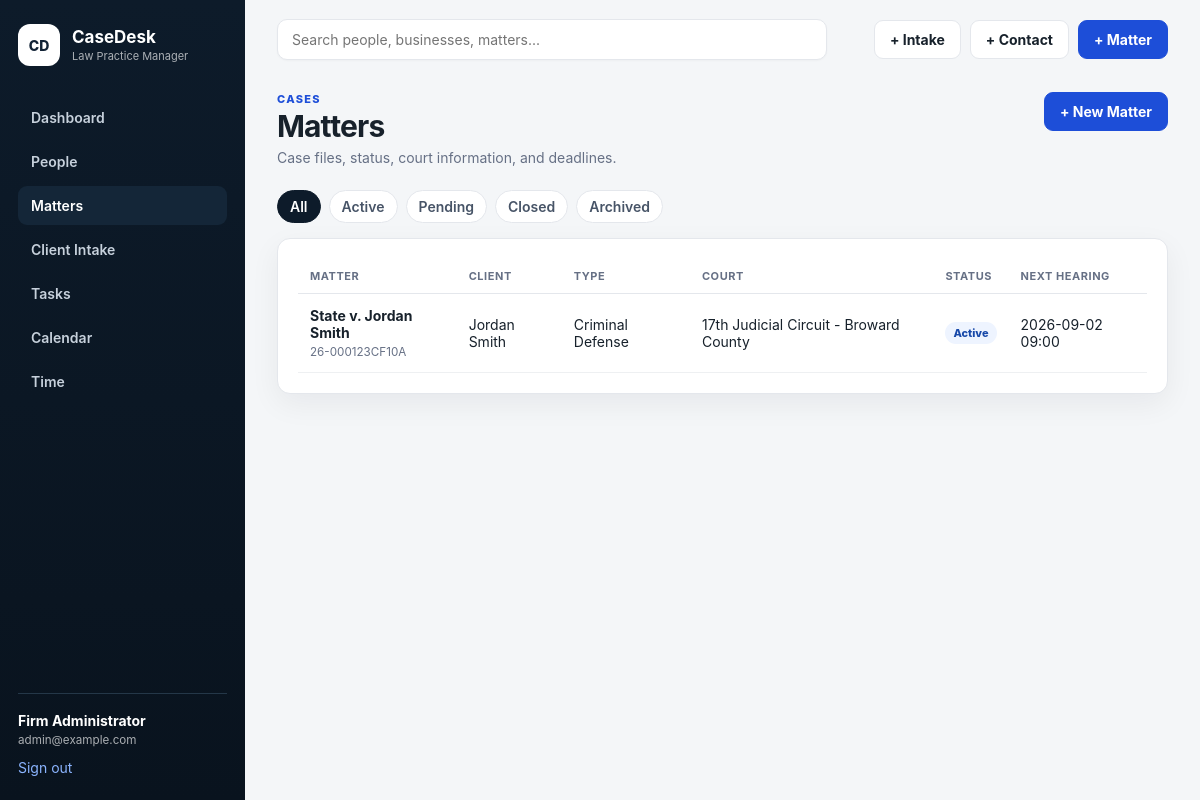
/matters (signed in), run on an earlier commit of the app's database.
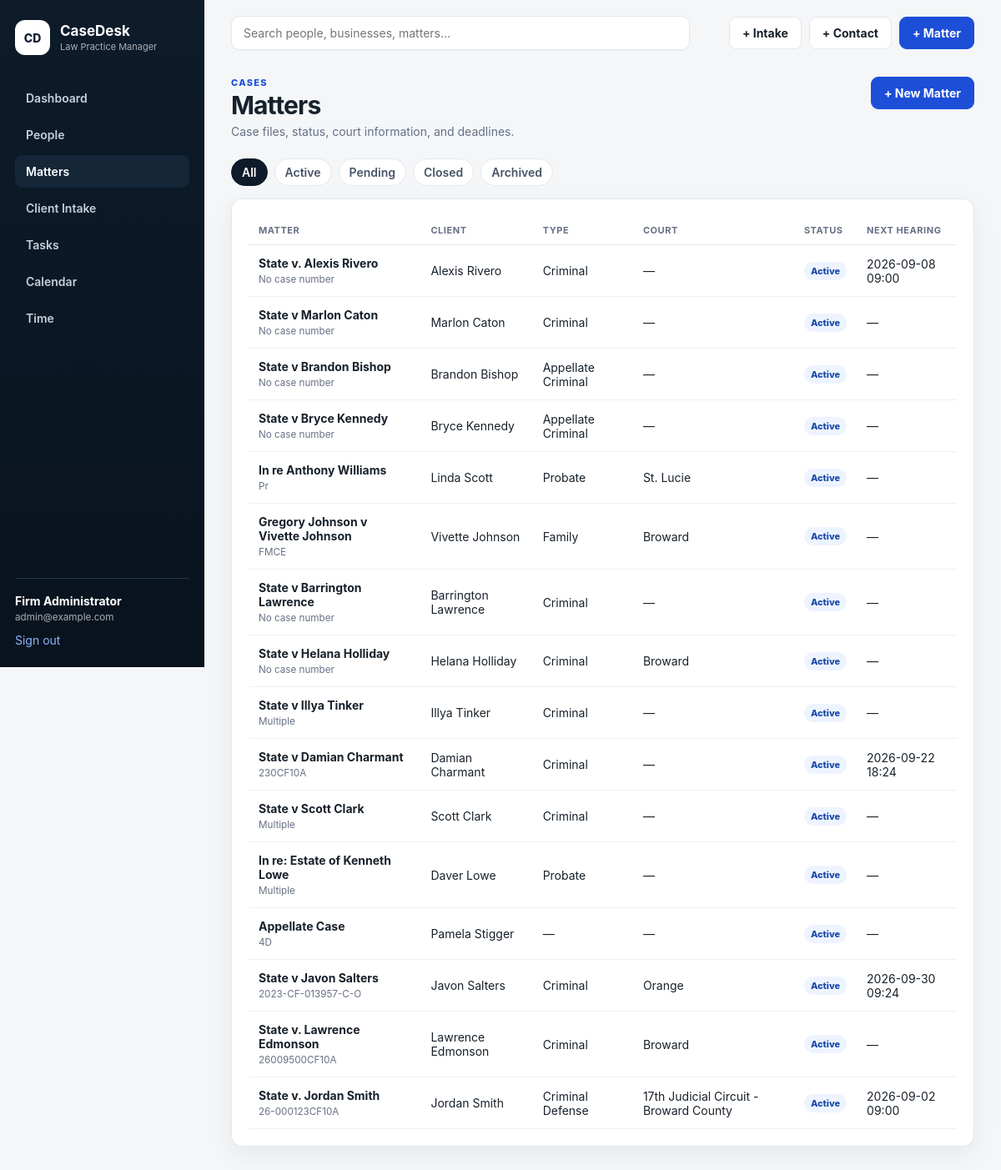
And on a later commit of the database.
### tables this page shows
CREATE TABLE users (
    id INTEGER PRIMARY KEY AUTOINCREMENT,
    name TEXT NOT NULL,
    email TEXT NOT NULL UNIQUE,
    password_hash TEXT NOT NULL,
    created_at TEXT NOT NULL DEFAULT CURRENT_TIMESTAMP
);

CREATE TABLE matters (
    id INTEGER PRIMARY KEY AUTOINCREMENT,
    client_id INTEGER NOT NULL,
    case_number TEXT,
    title TEXT NOT NULL,
    matter_type TEXT,
    court TEXT,
    judge TEXT,
    opposing_counsel TEXT,
    status TEXT NOT NULL DEFAULT 'Active'
        CHECK(status IN ('Active','Pending','Closed','Archived')),
    opened_date TEXT,
    next_hearing TEXT,
    description TEXT,
    created_at TEXT NOT NULL DEFAULT CURRENT_TIMESTAMP,
    updated_at TEXT NOT NULL DEFAULT CURRENT_TIMESTAMP,
    FOREIGN KEY(client_id) REFERENCES clients(id) ON DELETE RESTRICT
);

### app.py (the view)
@app.get("/matters")
@login_required
def matters():
    status = request.args.get("status", "").strip()
    db = get_db()
    sql = """SELECT m.*, CASE WHEN p.person_type='Business' THEN p.organization_name
                               ELSE p.first_name || ' ' || p.last_name END AS client_name
             FROM matters m JOIN persons p ON p.client_id=m.client_id"""
    params = []
    if status:
        sql += " WHERE m.status=?"
        params.append(status)
    sql += " ORDER BY CASE m.status WHEN 'Active' THEN 1 ELSE 2 END, m.updated_at DESC"
    rows = db.execute(sql, params).fetchall()
    return render_template("matters.html", matters=rows, selected_status=status)

### app.py (called while the page is built)
def get_db():
    if "db" not in g:
        g.db = sqlite3.connect(app.config["DATABASE"])
        g.db.row_factory = sqlite3.Row
        g.db.execute("PRAGMA foreign_keys = ON")
    return g.db

def csrf_token():
    token = session.get("_csrf_token")
    if not token:
        token = secrets.token_urlsafe(32)
        session["_csrf_token"] = token
    return token

def csrf_field():
    return f'<input type="hidden" name="_csrf_token" value="{csrf_token()}">'

@app.context_processor
def inject_helpers():
    return {
        "csrf_field": csrf_field,
        "today": date.today().isoformat(),
    }

@app.before_request
def csrf_protect():
    if request.method == "POST":
        expected = session.get("_csrf_token")
        supplied = request.form.get("_csrf_token")
        if not expected or not supplied or not secrets.compare_digest(expected, supplied):
            abort(400, description="Invalid CSRF token.")

def login_required(view):
    @wraps(view)
    def wrapped_view(**kwargs):
        if "user_id" not in session:
            return redirect(url_for("login", next=request.path))
        return view(**kwargs)
    return wrapped_view

@app.before_request
def load_logged_in_user():
    g.user = None
    if "user_id" in session:
        g.user = get_db().execute(
            "SELECT id, name, email FROM users WHERE id = ?",
            (session["user_id"],)
        ).fetchone()

### templates/matters.html (shortened to what this page needs)
{% extends "base.html" %}
{% block content %}
<div class="page-head"><div><p class="eyebrow">CASES</p><h1>Matters</h1><p class="muted">Case files, status, court information, and deadlines.</p></div><a class="button" href="{{ url_for('matter_new') }}">+ New Matter</a></div>
<div class="filters">
  <a class="{{ 'selected' if not selected_status else '' }}" href="{{ url_for('matters') }}">All</a>
  {% for s in ['Active','Pending','Closed','Archived'] %}<a class="{{ 'selected' if selected_status==s else '' }}" href="{{ url_for('matters', status=s) }}">{{ s }}</a>{% endfor %}
</div>
<section class="card">
<div class="table-wrap"><table>
<thead><tr><th>Matter</th><th>Client</th><th>Type</th><th>Court</th><th>Status</th><th>Next Hearing</th></tr></thead>
<tbody>
{% for matter in matters %}
<tr>
  <td><a class="strong-link" href="{{ url_for('matter_detail', matter_id=matter.id) }}">{{ matter.title }}</a><small>{{ matter.case_number or 'No case number' }}</small></td>
  <td>{{ matter.client_name }}</td><td>{{ matter.matter_type or '—' }}</td><td>{{ matter.court or '—' }}</td><td><span class="badge status">{{ matter.status }}</span></td><td>{{ matter.next_hearing.replace('T',' ') if matter.next_hearing else '—' }}</td>
</tr>
{% else %}<tr><td colspan="6" class="empty">No matters found.</td></tr>{% endfor %}
</tbody></table></div>
</section>
{% endblock %}

### templates/base.html (shortened to what this page needs)
<!doctype html>
<html lang="en">
<head>
  <link rel="stylesheet" href="{{ url_for('static', filename='styles.css') }}">
</head>
<body>
{% if g.user %}
<div class="app-shell">
  <aside class="sidebar">
    <a class="brand" href="{{ url_for('dashboard') }}">
      <span class="brand-mark">CD</span>
      <span><strong>CaseDesk</strong><small>Law Practice Manager</small></span>
    </a>
    <nav>
      <a class="{{ 'active' if request.endpoint=='dashboard' else '' }}" href="{{ url_for('dashboard') }}">Dashboard</a>
      <a class="{{ 'active' if request.endpoint in ['people','person_new','person_detail','person_edit'] else '' }}" href="{{ url_for('people') }}">People</a>
      <a class="{{ 'active' if request.endpoint in ['matters','matter_new','matter_detail','matter_edit'] else '' }}" href="{{ url_for('matters') }}">Matters</a>
      <a class="{{ 'active' if request.endpoint in ['intakes','intake_choose','intake_new','intake_edit','intake_detail'] else '' }}" href="{{ url_for('intakes') }}">Client Intake</a>
      <a class="{{ 'active' if request.endpoint=='tasks' else '' }}" href="{{ url_for('tasks') }}">Tasks</a>
      <a class="{{ 'active' if request.endpoint=='calendar' else '' }}" href="{{ url_for('calendar') }}">Calendar</a>
      <a class="{{ 'active' if request.endpoint=='time_entries' else '' }}" href="{{ url_for('time_entries') }}">Time</a>
    </nav>
    <div class="sidebar-user">
      <div><strong>{{ g.user['name'] }}</strong><small>{{ g.user['email'] }}</small></div>
      <form method="post" action="{{ url_for('logout') }}">
        <button class="link-button" type="submit">Sign out</button>
      </form>
    </div>
  </aside>
  <main class="content">
    <header class="topbar">
      <form class="search" method="get" action="{{ url_for('global_search') }}">
        <input name="q" placeholder="Search people, businesses, matters..." value="{{ request.args.get('q','') if request.endpoint=='global_search' else '' }}">
      </form>
      <div class="top-actions">
        <a class="button ghost" href="{{ url_for('intake_choose') }}">+ Intake</a>
        <a class="button ghost" href="{{ url_for('person_new') }}">+ Contact</a>
        <a class="button" href="{{ url_for('matter_new') }}">+ Matter</a>
      </div>
    </header>
    {% block content %}{% endblock %}
  </main>
</div>
{% else %}
  {% block auth_content %}{% endblock %}
{% endif %}
</body>
</html>

### static/styles.css (style rules this page uses)
:root { --bg:#f4f6f8;--panel:#fff;--ink:#17212b;--muted:#667085;--line:#e4e7ec; --nav:#0d1b2a;--nav2:#142638;--accent:#1d4ed8;--accent2:#eaf0ff; --danger:#b42318;--success:#027a48;--warning:#b54708; --shadow:0 10px 30px rgba(16,24,40,.06) }
* { box-sizing:border-box }
html,body { margin:0;background:var(--bg);color:var(--ink);font-family:Inter,ui-sans-serif,-apple-system,BlinkMacSystemFont,"Segoe UI",sans-serif;font-size:14px }
a { color:var(--accent);text-decoration:none }
button,input,select,textarea { font:inherit }
.app-shell { min-height:100vh;display:grid;grid-template-columns:245px 1fr }
.sidebar { position:sticky;top:0;height:100vh;background:linear-gradient(180deg,var(--nav),#09131e);color:#fff;padding:24px 18px;display:flex;flex-direction:column }
.brand { display:flex;align-items:center;gap:12px;color:inherit }
.brand-mark { display:grid;place-items:center;width:42px;height:42px;border-radius:12px;background:#fff;color:#112235;font-weight:800 }
.brand span:last-child { display:flex;flex-direction:column }
.brand strong { font-size:17px }
.brand small { font-size:11px;opacity:.65;margin-top:2px }
.sidebar nav { display:grid;gap:5px;margin-top:32px }
.sidebar nav a { color:#c7d1dc;padding:11px 13px;border-radius:9px;font-weight:600 }
.sidebar nav a:hover,.sidebar nav a.active { background:var(--nav2);color:#fff }
.sidebar-user { margin-top:auto;border-top:1px solid #243748;padding-top:18px;display:grid;gap:12px }
.sidebar-user div { display:flex;flex-direction:column }
.sidebar-user small { opacity:.65;margin-top:4px }
.link-button { border:0;background:none;padding:0;color:#8bb4ff;cursor:pointer;text-align:left }
.content { min-width:0;padding:0 32px 45px }
.topbar { height:78px;display:flex;align-items:center;justify-content:space-between;gap:20px }
.search { width:min(550px,55vw) }
.search input { width:100%;background:#fff;border:1px solid var(--line);border-radius:10px;padding:11px 14px;box-shadow:0 1px 2px rgba(16,24,40,.03) }
.top-actions { display:flex;gap:9px;align-items:center }
.button { display:inline-flex;align-items:center;justify-content:center;border:1px solid var(--accent);background:var(--accent);color:#fff;border-radius:9px;padding:10px 15px;font-weight:700;cursor:pointer }
.button.ghost { background:#fff;color:var(--ink);border-color:var(--line) }
.page-head { display:flex;justify-content:space-between;gap:20px;align-items:flex-start;margin:14px 0 24px }
.page-head h1 { margin:2px 0 5px;font-size:30px;letter-spacing:-.03em }
.page-head p { margin:0 }
.eyebrow { font-size:11px!important;font-weight:800;letter-spacing:.12em;color:var(--accent) }
.muted { color:var(--muted) }
.card { background:var(--panel);border:1px solid var(--line);border-radius:13px;padding:20px;box-shadow:var(--shadow);margin-bottom:18px;min-width:0 }
.badge { display:inline-flex;align-items:center;border-radius:999px;background:#f1f4f7;color:#344054;padding:4px 8px;font-size:11px;font-weight:800 }
.badge.status { background:#eef4ff;color:#1849a9 }
.table-wrap { overflow:auto }
table { border-collapse:collapse;width:100%;min-width:650px }
th { text-align:left;color:#667085;font-size:11px;text-transform:uppercase;letter-spacing:.05em;padding:10px 12px;border-bottom:1px solid var(--line) }
td { padding:13px 12px;border-bottom:1px solid #eef0f2;vertical-align:middle }
td small { display:block;color:var(--muted);margin-top:4px }
.strong-link { color:var(--ink);font-weight:700 }
.filters { display:flex;gap:8px;margin-bottom:15px }
.filters a { background:#fff;border:1px solid var(--line);color:#475467;border-radius:999px;padding:7px 12px;font-weight:600 }
.filters a.selected { background:var(--nav);border-color:var(--nav);color:#fff }
input,select,textarea { border:1px solid #d0d5dd;background:#fff;border-radius:9px;padding:10px 11px;color:var(--ink);outline:none }

What changed in the data, as far as the page shows it:
added matters: title "State v. Alexis Rivero", case_number "No case number", client_name "Alexis Rivero", matter_type "Criminal", court "—", status "Active", next_hearing "2026-09-08 09:00"
added matters: title "State v Marlon Caton", case_number "No case number", client_name "Marlon Caton", matter_type "Criminal", court "—", status "Active", next_hearing "—"
added matters: title "State v Brandon Bishop", case_number "No case number", client_name "Brandon Bishop", matter_type "Appellate Criminal", court "—", status "Active", next_hearing "—"
added matters: title "State v Bryce Kennedy", case_number "No case number", client_name "Bryce Kennedy", matter_type "Appellate Criminal", court "—", status "Active", next_hearing "—"
added matters: title "In re Anthony Williams", case_number "Pr", client_name "Linda Scott", matter_type "Probate", court "St. Lucie", status "Active", next_hearing "—"
added matters: title "Gregory Johnson v Vivette Johnson", case_number "FMCE", client_name "Vivette Johnson", matter_type "Family", court "Broward", status "Active", next_hearing "—"
added matters: title "State v Barrington Lawrence", case_number "No case number", client_name "Barrington Lawrence", matter_type "Criminal", court "—", status "Active", next_hearing "—"
added matters: title "State v Helana Holliday", case_number "No case number", client_name "Helana Holliday", matter_type "Criminal", court "Broward", status "Active", next_hearing "—"
added matters: title "State v Illya Tinker", case_number "Multiple", client_name "Illya Tinker", matter_type "Criminal", court "—", status "Active", next_hearing "—"
added matters: title "State v Damian Charmant", case_number "230CF10A", client_name "Damian Charmant", matter_type "Criminal", court "—", status "Active", next_hearing "2026-09-22 18:24"
added matters: title "State v Scott Clark", case_number "Multiple", client_name "Scott Clark", matter_type "Criminal", court "—", status "Active", next_hearing "—"
added matters: title "In re: Estate of Kenneth Lowe", case_number "Multiple", client_name "Daver Lowe", matter_type "Probate", court "—", status "Active", next_hearing "—"
added matters: title "Appellate Case", case_number "4D", client_name "Pamela Stigger", matter_type "—", court "—", status "Active", next_hearing "—"
added matters: title "State v Javon Salters", case_number "2023-CF-013957-C-O", client_name "Javon Salters", matter_type "Criminal", court "Orange", status "Active", next_hearing "2026-09-30 09:24"
added matters: title "State v. Lawrence Edmonson", case_number "26009500CF10A", client_name "Lawrence Edmonson", matter_type "Criminal", court "Broward", status "Active", next_hearing "—"
